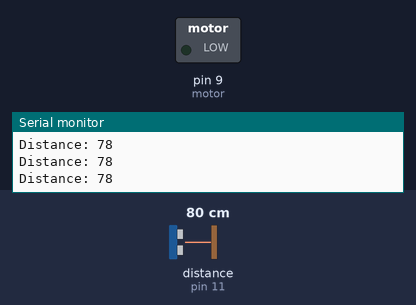
This sketch was run on a simulated Arduino Uno, built with avr-gcc and run on an emulated ATmega328P. On the bench: switched loads named in the sketch (green lamp = pin HIGH), the last lines printed to the serial monitor. Wiring (inferred from the names in the program): ultrasonic range finder: trigger pin 10; echo pin 11. The inputs (shaded band) are chosen by the test bench; at power-on: distance to the obstacle (sensor on pin 11) 80 cm. The echo pulse lasts 58.3 µs per cm; pins used as bus, display or sensor lines are not drawn.

Above: at 1.2 s.
1.3 s: distance to the obstacle (sensor on pin 11) set to 12 cm
2.8 s: distance to the obstacle (sensor on pin 11) set to 9 cm
At 3.2 s:
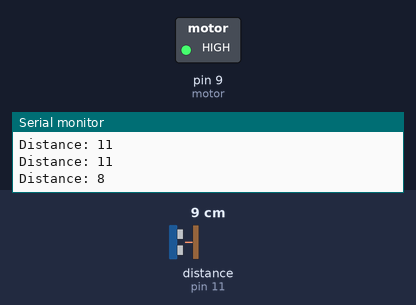
5.8 s: distance to the obstacle (sensor on pin 11) set to 250 cm
At 6.4 s:
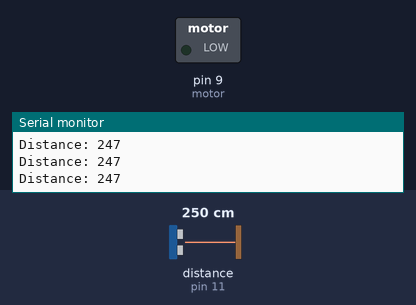
Timing chart, 0 to 8.8 s (numbered marks = the images above; inputs shaded):
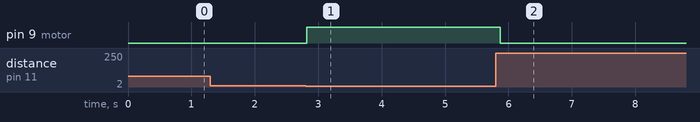

Measured:
- the behaviour switches between 11 and 10 cm on distance to the obstacle (sensor on pin 11) (found by bisection; images 0 and 1)
- after the input at 2.8 s, pin 9 (motor): LOW → HIGH at once
- after the input at 5.8 s, pin 9 (motor): HIGH → LOW after 0.07 s

The sketch:

dispancer_arduino_code.ino
```cpp
const int motor = 9;
const int trigPin = 10;
const int echoPin = 11;

// defines variables
long duration = 3000;  //3sec motor on
int distance;

void setup() {
  pinMode(trigPin, OUTPUT); // Sets the trigPin as an Output
  pinMode(motor, OUTPUT); // Sets the trigPin as an Output
  pinMode(echoPin, INPUT); // Sets the echoPin as an Input
  Serial.begin(9600); // Starts the serial communication
}

void loop() {
    //
    digitalWrite(trigPin, LOW);
    delayMicroseconds(2);
    // Sets the trigPin on HIGH state for 10 micro seconds
    digitalWrite(trigPin, HIGH);
    delayMicroseconds(10);
    digitalWrite(trigPin, LOW);
    // Reads the echoPin, returns the sound wave travel time in microseconds
    duration = pulseIn(echoPin, HIGH);
    // Calculating the distance
    distance= duration*0.034/2;
    // Prints the distance on the Serial Monitor
    Serial.print("Distance: ");
    Serial.println(distance);
    //Servo
    if(distance<10){ //Check distance is less than 10cm
       digitalWrite(motor,HIGH); //turnon motor/relay
       delay(duration); //weite for some time
       digitalWrite(motor,LOW);
    }
}
```
